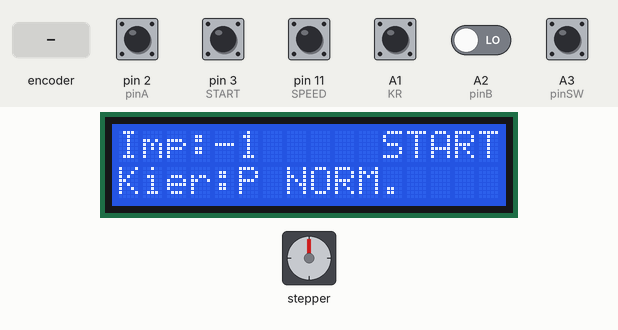
This sketch was run on a simulated Arduino Uno, built with avr-gcc and run on an emulated ATmega328P. Shown: stepper motor, 16×2 character LCD. Wiring (inferred from the names in the program): stepper motor driver (200 steps per turn assumed): step pin 10; direction pin 12; enable pin 13. The test bench sets the inputs (shaded band); at power-on: A1 (KR), A3 (pinSW), pin 2 (pinA), pin 3 (START), pin 11 (SPEED) HIGH, A2 (pinB) LOW.

Above: at 3.2 s.
3.3 s: pin 3 (START) pulled LOW for 0.15 s
At 3.37 s:
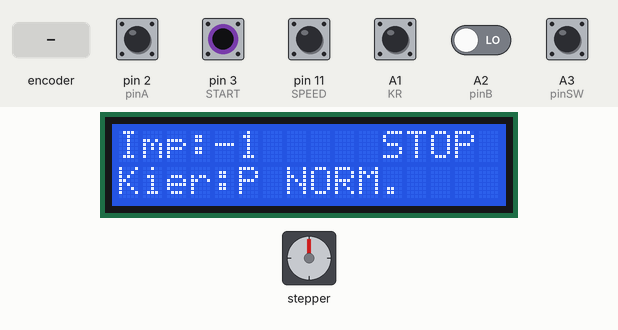
4.9 s: pin 11 (SPEED) pulled LOW for 0.15 s
At 4.97 s:
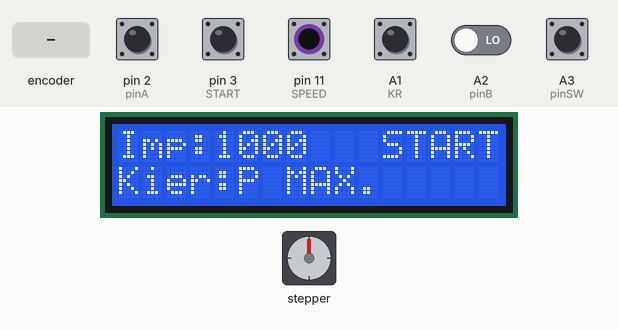
6.5 s: A1 (KR) pulled LOW for 0.15 s
At 6.57 s:
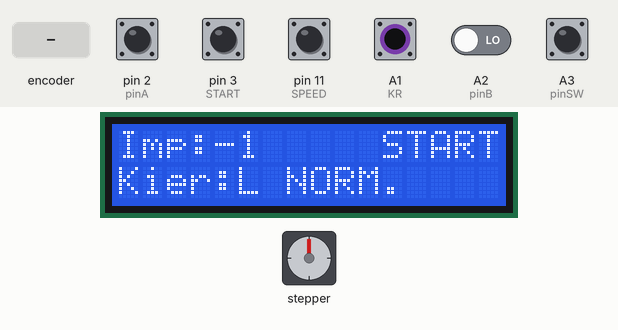
8.1 s: A3 (pinSW) pulled LOW for 0.15 s
At 8.5 s:
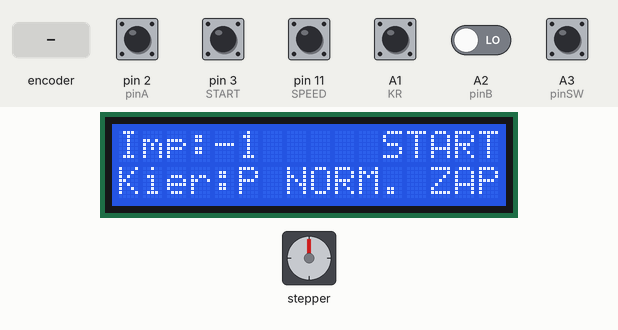
10.6 s: rotary encoder on pin 2 (pinA) / A2 (pinB) turned 3 steps (first pin leading)
At 11.4 s:
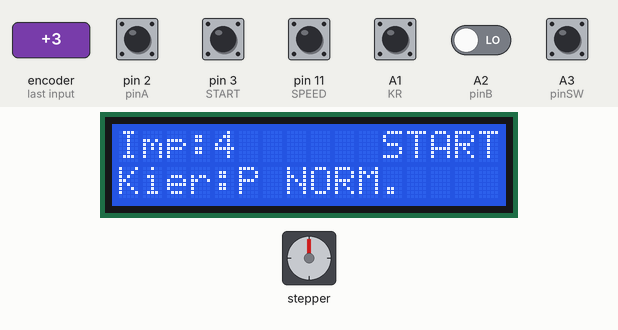
12.7 s: pin 3 (START) pulled LOW for 1 s
At 13.2 s:
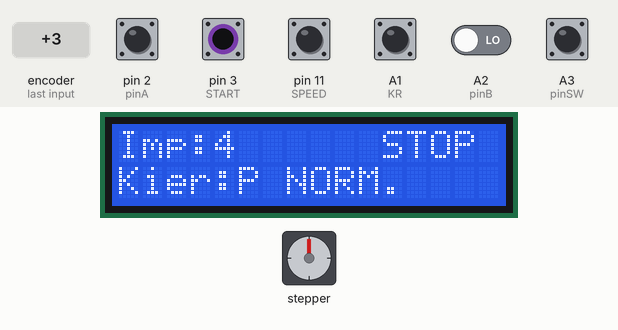
Timing chart, 0 to 15.7 s (numbered marks = the images above; inputs shaded):
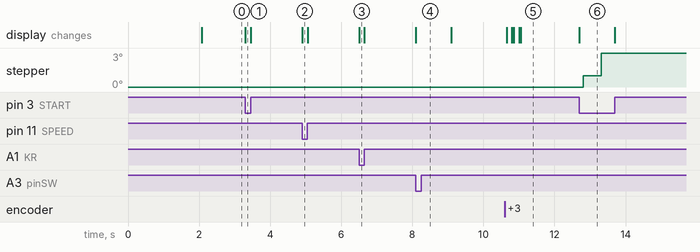

The sketch:

sterownik_zespolony.ino
```cpp
#include <LiquidCrystal.h>
#include <EEPROM.h>

// Definicja pinów wyświetlacza
#define rs 8
#define en 9
#define d4 4
#define d5 5
#define d6 6
#define d7 7

// Definicja pinów sterowania TB6600
#define KR A1 //definicja pinu zmiany kierunku ruchu
#define START 3 //definicja pinu zmiany start/stop
#define SPEED 11 //definicja pinu zmiany NORMAL/MAX W NOWEJ WRSJI A0 -----------------------

// Definicja pinów wykonawczych TB6600
#define PUL 10 //definicja pinów pulsu
#define DIR 12 //definicja kierunków ruchu
#define ENA 13 //definicja zatrzymania wału

// definicja ustawień impulsatora
#define pinA 2  // podłączenie do CLK na KY-040
#define pinB A2  //podłączenie do DT na KY-040
#define pinSW A3

// initializacja LCD
LiquidCrystal lcd(rs, en, d4, d5, d6, d7);

//Adres do zapisu w EEPROM
int address=0;
bool zapVisible;

int odczyt, odczytS, x=1, xS; // odczyt z potencjometru
int encoderPosCount;
int pinALast;
int aVal;
float vobr;
int kierunek, kierunekS;
int praca, pracaS;
int spid, spidS;
unsigned long long ti, ta;
unsigned long t, tzap,czasObecnyMillis;

const int minimum=1; //dedinicja minimum szybkości (odwtotność czasu impulsu)
const int maksimum=1000; //dedinicja minimum szybkości (odwtotność czasu impulsu)
const float mnoznik=0.1398; //mnożnik do linearyzacji 0.1473

void setup() {
  // set up the LCD's number of columns and rows:
  lcd.begin(16, 2);
  // Print a message to the LCD.
  lcd.print("ElMechPlast");
  delay(2000);
  lcd.clear();
  lcd.setCursor(0, 0);
  lcd.print("Imp:");
  lcd.setCursor(0, 1);
  lcd.print("Kier:");
  pinMode (PUL, OUTPUT);
  pinMode (DIR, OUTPUT);
  pinMode (ENA, OUTPUT);
  digitalWrite(DIR,HIGH);
  digitalWrite(ENA,HIGH);
  pinMode(KR,INPUT);
  digitalWrite(KR,HIGH);
  pinMode(START,INPUT);
  digitalWrite(START,HIGH);
  pinMode(SPEED,INPUT);
  digitalWrite(SPEED,HIGH);

// odczyty przełączników
  kierunek=digitalRead(KR);
  spid = digitalRead(SPEED);
  praca=digitalRead(START);

// Wyświetlenie START/STOP
  lcd.setCursor(11, 0);
  if (praca)
  {
      digitalWrite(ENA,HIGH);
      lcd.print("START");
  }
  else
  {
      digitalWrite(ENA,LOW);
      lcd.print("STOP ");
  }
//Wyświetlanie kierunku Prawy/Lewy
  lcd.setCursor(5, 1);
  if(kierunek)
  {
      digitalWrite(DIR,HIGH);
      lcd.print("P");
  }
  else
  {
      digitalWrite(DIR,LOW);
      lcd.print("L ");
  }

 //ustalenie prędkości startowej
  encoderPosCount=EEPROMReadInt(address);
  x=encoderPosCount;
  t=((unsigned long)(1000000.00000/x));
  vobr=mnoznik*x;
  lcd.setCursor(4, 0);
  lcd.print("      ");
  lcd.setCursor(4, 0);
  lcd.print(x);

// impulsator START
   pinMode (pinA,INPUT);
   pinMode (pinB,INPUT);
   pinMode (pinSW,INPUT);
   digitalWrite(pinSW,HIGH);
   /* Read Pin A
   Whatever state it's in will reflect the last position
   */
   pinALast =digitalRead(pinA);
  zapVisible=false;
  ti=micros(); // odczyt czasu z mikrokontrolera do generowania ruchu
  tzap=millis();// odczyt czasu z mikrokontrolera do zapisu do EEPROM
 // Serial.begin(9600);
}

void loop() {
//
  czasObecnyMillis=millis();
  if((digitalRead(pinSW)==LOW)&&(czasObecnyMillis-tzap>1000)&& (spid))
  {
    tzap=millis();
    lcd.setCursor(13, 1);
    lcd.print("ZAP");

    zapVisible=true;
    EEPROMWriteInt(address, x);
  }
  if ((czasObecnyMillis-tzap>1000) && (zapVisible))
  {
    zapVisible=false;
    lcd.setCursor(13, 1);
    lcd.print("   ");
  }

 // Serial.println(czasObecnyMillis-tzap);
// odczyty przełączników
  kierunek=digitalRead(KR);
  spid = digitalRead(SPEED);
  praca=digitalRead(START);

// Praca impulsatora
  aVal = digitalRead(pinA);
  if (aVal != pinALast) // Means the knob is rotating
     // if the knob is rotating, we need to determine direction
     // We do that by reading pin B.
  {
     if (digitalRead(pinB) != aVal)   // Means pin A Changed first - We're Rotating Clockwise
     {
       if (encoderPosCount<maksimum) encoderPosCount ++;
     }
     else // Otherwise B changed first and we're moving CCW
     {
       if (encoderPosCount>minimum) encoderPosCount--;
     }
  }
  pinALast = aVal;

  odczyt = encoderPosCount;


// Generowanie i wyświetlanie prędkości oraz odczyt potencjometru
  if((spid!=spidS) || (odczyt!=odczytS))
  {
    lcd.setCursor(7, 1);
    if (spid==LOW)
    {
      lcd.print("MAX. ");
      x=maksimum;
    }
    else
    {
      lcd.print("NORM.");
      x=odczyt;
    }
    spidS=spid;
    odczytS=odczyt;
  }

// Włączanie i wyświetlanie pracy silnika
  if (pracaS!=praca)
  {
    lcd.setCursor(11, 0);
    if (praca)
    {
       digitalWrite(ENA,HIGH);
       lcd.print("START");
    }
    else
    {
      digitalWrite(ENA,LOW);
      lcd.print("STOP ");
    }
    pracaS=praca;
  }

// Obliczanie i wyświetlanie predkości obrotowej
  if (x!=xS)
  {
    t=((unsigned long)(1000000.00000/x));
    vobr=mnoznik*x;
    lcd.setCursor(4, 0);
    lcd.print("      ");
    lcd.setCursor(4, 0);
    lcd.print(x);
    xS=x;
  }

 // Generowanie i wyświetlanie kierunku ruchu
  if (kierunek!=kierunekS)
  {
      lcd.setCursor(5, 1);
      if(kierunek)
      {
        digitalWrite(DIR,HIGH);
        lcd.print("P");
      }
      else
      {
        digitalWrite(DIR,LOW);
        lcd.print("L");
      }
      kierunekS=kierunek;
  }

// realizacja ruchu
      ta=micros();
      if (ta<=ti+t)
      //if(ta<=ti+1000)
        digitalWrite(PUL,HIGH);
       else if((ta>ti+t)&&(ta<=ti+2*t))
        digitalWrite(PUL,LOW);
       else
         ti=micros();

}
void EEPROMWriteInt(int address, int value)
{
  byte two = (value & 0xFF);
  byte one = ((value >> 8) & 0xFF);

  EEPROM.update(address, two);
  EEPROM.update(address + 1, one);
}

int EEPROMReadInt(int address)
{
  long two = EEPROM.read(address);
  long one = EEPROM.read(address + 1);

  return ((two << 0) & 0xFFFFFF) + ((one << 8) & 0xFFFFFFFF);
}
```

Measured:
- after the input at 3.3 s, the display: changes at once (image 1)
- after the input at 4.9 s, the display: changes at once (image 2)
- after the input at 6.5 s, the display: changes at once (image 3)
- after the input at 8.1 s, the display: changes at once (image 4)
- after the input at 10.6 s, the display: first changes after 0.05 s (image 5 shows a later state)
- after the input at 12.7 s, stepper: goes 1° 0.50 s, then 3°, starting after 0.11 s; the display: changes at once (image 6)
